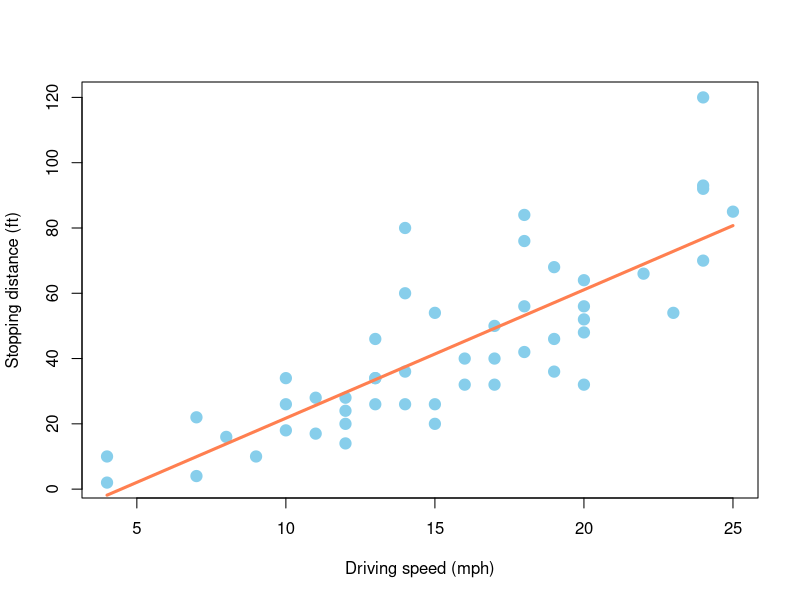

Write R code to recreate this figure.
## ---- chunk 1
data(cars)
head(cars,n=1)
## ---- chunk 2
# Fit linear model
m <- lm(dist ~ speed, data=cars)
# Compute endpoint of fitted line for plot
endpoints_x <- c(min(cars$speed),max(cars$speed))
endpoints_y <- c(m$coef[1]+m$coef[2]*min(cars$speed),m$coef[1]+m$coef[2]*max(cars$speed))
# Plot data and fitted model
plot(x=cars$speed,y=cars$dist,col='skyblue',pch=19,cex=1.5,ylab='Stopping distance (ft)',xlab='Driving speed (mph)')
lines(x=endpoints_x,y=endpoints_y,col='coral',lwd=3)
